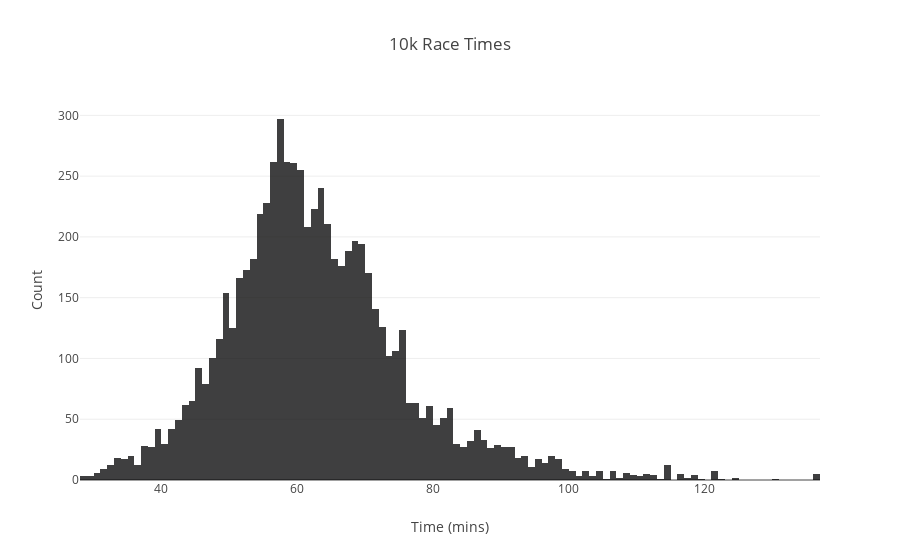

Notebook source saved alongside this figure:
### Code cell
fig_2024 = racetimes_hist(df_2024, 'race_data.381034.rt', '2024')
fig_2024.show()

### Figure 1 — Plotly figure (JSON) as saved in the notebook; plotly's stock layout.template omitted (floating-point values rounded to 4 significant figures; data arrays with more than 128 entries replaced by an {"elided": "..."} marker saying what was removed)
{"data": [{"name": "2024", "opacity": 0.75, "type": "histogram", "x": {"elided": "6899 float values"}}], "layout": {"barmode": "overlay", "legend": {"title": {"text": "Dataset"}}, "title": {"text": "10k Race Times"}, "xaxis": {"title": {"text": "Time (mins)"}}, "yaxis": {"title": {"text": "Count"}}}}
